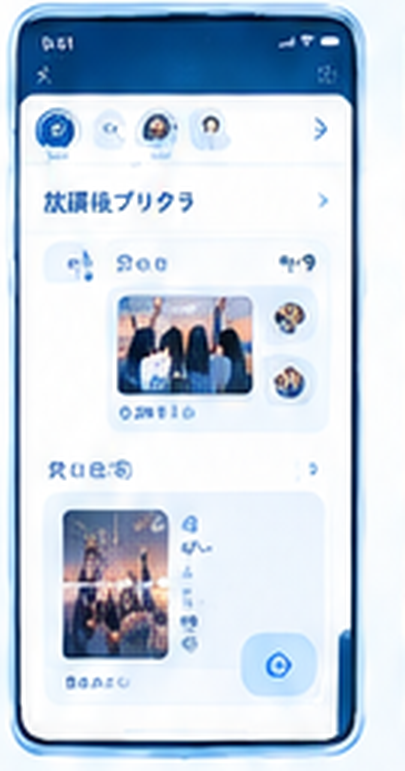
#> input picture docs/reference/poster/05-share.png, 405 x 771 px
$ python compare.py 05-share
#> lines starting #> are read from the running program, lines starting #| are printed output that depends on the picture
### tools/measure.py
"""Pixel measurements of the poster's inner phone, in percent of its screen.

Usage: python tools/measure.py 05-share [--screen X,Y,W,H] [--mock]
The box config gives a search neighborhood and scan line, never a returned box edge.
Reported edges come from the strongest actual RGB step in that neighborhood.
Photos and generated art are measured for context, but excluded from pass/fail.
"""
import argparse
import json
import os
from pathlib import Path

os.environ.setdefault('OPENBLAS_NUM_THREADS', '1')
import numpy as np
from PIL import Image

ROOT = Path(__file__).resolve().parent.parent
POSTER = ROOT / 'docs/reference/poster'
MOCK = ROOT / 'docs/mock'
ORDER = ('05-share', '08-detail', '02-camera', '01-home', '03-album-create',
         '04-decorate', '06-capsule-create', '07-capsule-done')

# Region coordinates (x, y, width, height) are percentages of the inner screen.
# Small central patches exclude captions, borders and antialiased corners.
REGIONS = {
 '05-share': {'header_top': (49, 3, 4, 2), 'header_bottom': (48, 7, 4, 1),
  'page': (95, 23, 2, 2), 'card_album': (85, 51, 2, 2),
  'card_recipient': (88, 70, 2, 2), 'chip': (9, 32, 2, 2),
  'fab': (74, 88, 2, 1), 'album_photo': (36, 42, 5, 3, True),
  'recipient_photo': (19, 73, 5, 3, True)},
 '08-detail': {'header_top': (49, 3, 4, 2), 'header_bottom': (49, 7, 4, 1),
  'page': (93, 81, 3, 2), 'icon_box': (10, 53, 2, 2),
  'title_round': (88, 20, 2, 2), 'thumbnail': (13, 41, 5, 3, True)},
 '02-camera': {'surround_top': (47, 11, 4, 2), 'surround_bottom': (47, 92, 4, 2),
  'mode_bg': (10, 74, 3, 2), 'shutter': (49, 84, 2, 2),
  'viewfinder_photo': (43, 42, 5, 3, True), 'thumbnail': (13, 83, 4, 2, True)},
 '01-home': {'primary': (47, 86, 4, 2), 'photo_sky': (47, 37, 4, 3, True),
  'photo_bottom': (45, 79, 4, 3, True)},
 '03-album-create': {'page': (95, 66, 2, 2), 'tool_fill': (15, 55, 3, 2),
  'date_bg': (91, 65, 3, 2), 'primary': (48, 94, 3, 2),
  'hero_photo': (40, 40, 5, 3, True), 'tile_photo': (14, 76, 4, 2, True)},
 '04-decorate': {'paper_top': (94, 15, 2, 2), 'paper_bottom': (94, 88, 2, 2),
  'polaroid_paper': (13, 32, 2, 2), 'primary': (48, 94, 3, 2),
  'collage_photo': (34, 40, 4, 3, True)},
 '06-capsule-create': {'header': (49, 7, 3, 2), 'page': (92, 45, 3, 2, True),
  'card': (20, 37, 3, 2), 'primary': (48, 61, 3, 2),
  'sky_photo': (80, 30, 3, 2, True)},
 '07-capsule-done': {'night_top': (47, 12, 4, 2),
  'night_mid': (12, 55, 3, 2), 'night_bottom': (12, 85, 3, 2),
  'primary': (48, 88, 4, 2), 'capsule_art': (48, 47, 4, 2, True)},
}

# Approximate ROI (x0,y0,x1,y1), plus y for left/right scans and x for top/bottom.
# ROI endpoints are SEARCH CENTERS ONLY; output always comes from pixel gradients.
# 'photo' skips color/geometry grading for generated imagery.
BOXES = {
 '05-share': {'header': ((0,0,100,11),50,50),
  'avatar_strip': ((0,11,100,20),15,50),
  'album_card': ((7,30,94,58),8,32),
  'recipient_card': ((7,65,94,94),48,80),
  'fab': ((67,82,90,92),77,87)},
 '08-detail': {'header': ((0,0,100,11),50,50),
  'title_area': ((0,11,100,34),50,20),
  'row_1': ((0,34,100,49),50,43),
  'row_2': ((0,49,100,59),50,54),
  'icon_box': ((8,50,20,56),14,53)},
 '02-camera': {'viewfinder': ((3,13,97,71),50,45,True),
  'modes': ((23,71,77,79),50,75),
  'shutter': ((39,79,61,90),50,85),
  'thumbnail': ((4,79,26,89),15,84,True)},
 '01-home': {'primary_button': ((10,82,90,90),50,86),
  'login_link': ((29,91,71,96),50,93)},
 '03-album-create': {'hero': ((4,11,96,61),50,42,True),
  'tool_row': ((5,51,71,61),37,56),
  'tile_grid': ((4,68,96,92),50,80,True),
  'primary_button': ((4,91,96,99),50,95)},
 '04-decorate': {'first_polaroid': ((8,26,83,59),48,42,True),
  'second_polaroid': ((16,65,92,94),55,79,True),
  'primary_button': ((4,91,96,99),50,95)},
 '06-capsule-create': {'header': ((0,0,100,12),50,50),
  'sky_card': ((5,14,95,82),50,47,True),
  'message_card': ((12,29,88,70),50,48),
  'primary_button': ((18,57,82,67),50,62)},
 '07-capsule-done': {'heading': ((15,24,85,36),50,30),
  'illustration': ((17,37,83,67),50,51,True),
  'primary_button': ((7,83,93,94),50,88)},
}


def rectangle(image, stem):
    """Locate bezel-to-content transitions from RGB scans, with dark fallback."""
    if stem in ('02-camera', '07-capsule-done'):
        return rectangle(np.asarray(Image.open(POSTER / '05-share.png').convert('RGB')), '05-share')
    h, w = image.shape[:2]
    if stem == '06-capsule-create':
        guesses = (38, 42, 500, None)
    else:
        guesses = (25, 22, w-56, h-28)
    def locate(axis, fixed, center, span, direction=1):
        line = image[fixed,:,:].astype(float) if axis == 0 else image[:,fixed,:].astype(float)
        n = line.shape[0]
        lo, hi = max(4,center-span), min(n-5,center+span)
        # Average colors on both sides of every candidate edge, ignoring single-pixel noise.
        scores = [(direction*(line[i+2:i+5].mean()-line[i-4:i-1].mean()),i)
                  for i in range(lo,hi)]
        return max(scores)[1]
    x0 = locate(0, round(h*.48), guesses[0], 6, 1)
    x1 = locate(0, round(h*.48), guesses[2], 7, -1)
    y0 = locate(1, round(w*.50), guesses[1], 6, 1)
    if stem == '06-capsule-create':
        return [int(x0),int(y0),int(x1-x0),int(round((x1-x0)/.445))]
    y1 = locate(1, round(w*.31), guesses[3], 8, -1)
    y1 = min(y1,h-15)
    return [int(x0),int(y0),int(x1-x0),int(y1-y0)]


# [4 lines left out: function crop_screen, not called in this run]


def sample(pixels, screen, r):
    x,y,w,h = screen
    px,py,pw,ph = r[:4]
    a,b = round(x+w*px/100),round(y+h*py/100)
    c,d = round(x+w*(px+pw)/100),round(y+h*(py+ph)/100)
    patch = pixels[max(0,b):min(pixels.shape[0],d),max(0,a):min(pixels.shape[1],c)]
    if not patch.size: return None
    return [int(round(t)) for t in patch.reshape(-1,3).mean(axis=0)]


def edge(pixels, screen, axis, anchor, center, width=8):
    """Measured edge = maximum local multi-pixel RGB step in a search interval."""
    x,y,w,h = screen
    scale = w if axis == 0 else h
    offset = x if axis == 0 else y
    at = int(round((y+h*anchor/100) if axis == 0 else (x+w*anchor/100)))
    if at < 0 or at >= pixels.shape[0 if axis == 0 else 1]: return None
    line = pixels[at,:,:] if axis == 0 else pixels[:,at,:]
    # average five adjacent rows/columns to reject small glyphs/noise
    lo_at = max(0,at-2); hi_at = min(pixels.shape[0 if axis == 0 else 1],at+3)
    line = pixels[lo_at:hi_at,:,:].mean(axis=0) if axis == 0 else pixels[:,lo_at:hi_at,:].mean(axis=1)
    line = line.astype(float)
    center_px = offset+scale*center/100
    lo=max(4,int(center_px-scale*width/100)); hi=min(len(line)-5,int(center_px+scale*width/100)+1)
    if hi<=lo: return None
    delta=np.asarray([np.linalg.norm(line[i+2:i+5].mean(axis=0)-line[i-4:i-1].mean(axis=0)) for i in range(lo,hi)])
    # Include strength so invisible edges cannot masquerade as a valid measurement.
    idx=int(delta.argmax())+lo
    return [round(100*(idx-offset)/scale,2),round(float(delta.max()),2)]


def box(pixels, screen, spec):
    approx, scan_x, scan_y, *rest = spec
    x0,y0,x1,y1=approx
    # Boundaries touching canvas are pixel-derived screen boundaries.
    values=[]; strengths=[]
    for axis,anchor,center in [(0,scan_y,x0),(1,scan_x,y0),(0,scan_y,x1),(1,scan_x,y1)]:
        if center in (0,100):
            values.append(float(center)); strengths.append(None); continue
        detected=edge(pixels,screen,axis,anchor,center,2.5 if axis==0 else 2.5)
        values.append(detected[0] if detected else None)
        strengths.append(detected[1] if detected else None)
    return {'box':values,'edge_strengths':strengths,'excluded':bool(rest and rest[0]),
            'detected':all(v is not None for v in values) and values[0]<values[2] and values[1]<values[3]}


def measure(stem, mock=False, override=None):
    path=(MOCK if mock else POSTER)/f'{stem}.png'
    pixels=np.asarray(Image.open(path).convert('RGB'))
    screen=[0,0,pixels.shape[1],pixels.shape[0]] if mock else (override or rectangle(pixels,stem))
    colors={name:{'region':list(r[:4]),'rgb':sample(pixels,screen,r),'excluded':len(r)>4 and r[4]}
            for name,r in REGIONS[stem].items()}
    boxes={name:box(pixels,screen,spec) for name,spec in BOXES[stem].items()}
    return {'stem':stem,'source':str(path.relative_to(ROOT)),'screen':screen,'colors':colors,'boxes':boxes}


# [8 lines left out: function main, not called in this run]

# [1 lines that do not run on import are left out]

### tools/compare.py
"""CIE76 comparison of poster crops against React screenshots.

python tools/compare.py 05-share [--record 1] [--report]
"""
import argparse
import json
import os
from pathlib import Path
import sys
import numpy as np
from measure import ROOT, ORDER, measure

COLOR_LIMIT = 10
EDGE_LIMIT = 2.5
PROGRESS = ROOT / 'docs/reference/progress.json'
REPORT = ROOT / 'docs/reference/measurements.md'


def lab(rgb):
    v = np.array(rgb, dtype=float) / 255
    v = np.where(v <= .04045, v / 12.92, ((v + .055) / 1.055)**2.4)
    xyz = np.array([[.4124564, .3575761, .1804375], [.2126729, .7151522, .0721750],
                    [.0193339, .1191920, .9503041]]) @ v
    t = xyz / [.95047, 1, 1.08883]
    t = np.where(t > (6/29)**3, np.cbrt(t), t / (3 * (6/29)**2) + 4/29)
    return np.array([116*t[1]-16, 500*(t[0]-t[1]), 200*(t[1]-t[2])])


def hexcolor(v):
    return '#' + ''.join(f'{int(k):02x}' for k in v) if v is not None else 'missing'


def compare(stem):
    poster, mock = measure(stem), measure(stem, mock=True)
    rows, boxes, residuals = [], [], []
    for name, a in poster['colors'].items():
        b = mock['colors'][name]
        delta = round(float(np.linalg.norm(lab(a['rgb'])-lab(b['rgb']))), 2) if a['rgb'] and b['rgb'] else None
        passed = a['excluded'] or (delta is not None and delta <= COLOR_LIMIT)
        result = 'n/a' if a['excluded'] else 'PASS' if passed else 'FAIL'
        rows.append((name, a['region'], hexcolor(a['rgb']), hexcolor(b['rgb']), delta, result))
        if not passed: residuals.append(f'color {name}: ΔE {delta} exceeds {COLOR_LIMIT}')
    for name, a in poster['boxes'].items():
        b = mock['boxes'][name]
        p, m = a['box'], b['box']
        delta = round(max(abs(u-v) for u,v in zip(p,m)),2) if a['detected'] and b['detected'] else None
        strong = all(v is None or v >= 8 for v in a['edge_strengths']+b['edge_strengths'])
        passed = a['excluded'] or (delta is not None and strong and delta <= EDGE_LIMIT)
        result = 'n/a' if a['excluded'] else 'PASS' if passed else 'FAIL'
        boxes.append((name,p,m,delta,result))
        if not passed:residuals.append(f'box {name}: delta={delta}, edge_detected={strong}')
    return {'stem':stem,'screen':poster['screen'],'colors':rows,'boxes':boxes,
            'passed':not residuals,'residuals':residuals}


def print_result(r):
    print(f"{r['stem']} screen={r['screen']} | ΔE <= {COLOR_LIMIT}; edge <= {EDGE_LIMIT}%")
    print('region | poster | mock | ΔE | pass')
    for name,_,p,m,d,s in r['colors']:print(f'{name} | {p} | {m} | {d} | {s}')
    print('box | poster % | mock % | max edge delta % | pass')
    for name,p,m,d,s in r['boxes']:print(f'{name} | {p} | {m} | {d} | {s}')
    print('RESULT:', 'PASS' if r['passed'] else 'FAIL')


def record(r, rounds):
    data=json.loads(PROGRESS.read_text(encoding='utf-8')) if PROGRESS.exists() else {'screens':[]}
    data['screens']=[s for s in data['screens'] if s['stem']!=r['stem']]
    data['screens'].append({'stem':r['stem'],'rounds':rounds,'passed':r['passed'],'residuals':r['residuals']})
    PROGRESS.parent.mkdir(parents=True,exist_ok=True)
    tmp=PROGRESS.with_suffix('.json.tmp')
    tmp.write_text(json.dumps(data,indent=2,ensure_ascii=False)+'\n',encoding='utf-8')
    os.replace(tmp,PROGRESS)


def report():
    progress=json.loads(PROGRESS.read_text(encoding='utf-8')) if PROGRESS.exists() else {'screens':[]}
    rounds={p['stem']:p['rounds'] for p in progress['screens']}
    lines=['# Measured poster and React comparison','',
      'Regenerate: `cd frontend && npm run build`; from the repo root run `python tools/shoot.py --sheet`, then `python tools/compare.py 05-share --report` (any stem regenerates the full report).',
      '',f'Thresholds: ΔE (CIE76) ≤ {COLOR_LIMIT}; each bounding-box edge ≤ {EDGE_LIMIT}% of the screen. Generated imagery is n/a.','']
    for stem in ORDER:
        try:r=compare(stem)
        except OSError as e:lines.extend([f'## {stem}',f'Missing screenshot: {e}','']);continue
        lines.extend([f'## {stem}','',f"Inner rectangle (x,y,w,h): `{r['screen']}`; result: **{'PASS' if r['passed'] else 'FAIL'}**; rounds: {rounds.get(stem,'unrecorded')}.",'',
          '| Region (% x,y,w,h) | Poster | Mock | ΔE | Pass |','|---|---|---|---:|---|'])
        for name,region,p,m,d,s in r['colors']:lines.append(f'| {name} {region} | {p} | {m} | {d} | {s} |')
        lines+=['','| Box | Poster % [left,top,right,bottom] | Mock % | Max edge delta % | Pass |','|---|---|---|---:|---|']
        for name,p,m,d,s in r['boxes']:lines.append(f'| {name} | {p} | {m} | {d} | {s} |')
        lines+=['',f"Residuals: {'; '.join(r['residuals']) if r['residuals'] else 'none'}",'']
    tmp=REPORT.with_suffix('.md.tmp')
    tmp.write_text('\n'.join(lines)+'\n',encoding='utf-8')
    os.replace(tmp,REPORT)


def main():
    ap=argparse.ArgumentParser(description=__doc__)
    ap.add_argument('stem',choices=ORDER)
    ap.add_argument('--record',type=int)
    ap.add_argument('--report',action='store_true')
    args=ap.parse_args()
    r=compare(args.stem)
#> in measure, pixels is the input picture: shape (771, 405, 3); mean R, G, B 196.9, 209.7, 223.6
#> in measure, `screen=[0,0,pixels.shape[1],pixels.shape[0]] if mock else (override or..`: screen = [20, 21, 331, 719]
#> in sample, `x,y,w,h = screen`: x = 20; y = 21; w = 331; h = 719
#> in sample, `a,b = round(x+w*px/100),round(y+h*py/100)`: a = 182; b = 43
#> in sample, `c,d = round(x+w*(px+pw)/100),round(y+h*(py+ph)/100)`: c = 195; d = 57
#> in measure, `colors={name:{'region':list(r[:4]),'rgb':sample(pixels,screen,r),'excl..`: colors = 9 items
#> the loop in box, `for axis,anchor,center in [(0,scan_y,x0),(1,scan_x,y0),(0,scan_y,x1),(..` made 4 passes
#> (x in edge, y in edge, w in edge, h in edge, scale in edge, offset in edge, at in edge, lo_at in edge) on pass 4: (20, 21, 331, 719, 719, 21, 186, 184)
#> after the loop in box, `for axis,anchor,center in [(0,scan_y,x0),(1,scan_x,y0),(0,scan_y,x1),(..`: strengths = 4 items; values = [0, 0, 100, 10.15]
#> the loop in box (call 2), `for axis,anchor,center in [(0,scan_y,x0),(1,scan_x,y0),(0,scan_y,x1),(..` made 4 passes
#> (axis, anchor, center) on passes 1, 3: (0, 50, 0), (0, 50, 100)
#> (axis, anchor, center, x in edge, y in edge, w in edge, h in edge, scale in edge) on passes 2, 4: (1, 15, 11, 20, 21, 331, 719, 719), (1, 15, 20, 20, 21, 331, 719, 719)
#> in measure, `boxes={name:box(pixels,screen,spec) for name,spec in BOXES[stem].items..`: boxes = 5 items
#> call 2 of measure, with stem = '05-share', mock = True
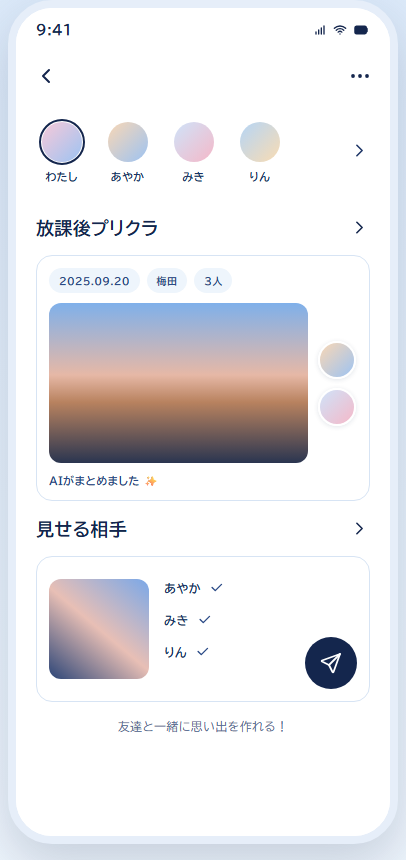
#> input picture docs/mock/05-share.png, 406 x 860 px
#> in measure, pixels is the input picture: shape (860, 406, 3); mean R, G, B 232.7, 231.7, 234.8
#> in measure (call 2), `screen=[0,0,pixels.shape[1],pixels.shape[0]] if mock else (override or..`: screen = [0, 0, 406, 860]
#> in sample (call 17), `a,b = round(x+w*px/100),round(y+h*py/100)`: a = 146; b = 361
#> in sample (call 17), `c,d = round(x+w*(px+pw)/100),round(y+h*(py+ph)/100)`: c = 166; d = 387
#> in sample (call 17), `patch = pixels[max(0,b):min(pixels.shape[0],d),max(0,a):min(pixels.sha..`:
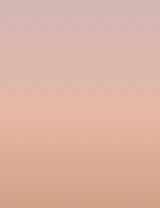
#> patch: shape (26, 20, 3) (shown 8 times larger); mean R, G, B 219.9, 178.1, 162.4
#> in sample (call 18), `a,b = round(x+w*px/100),round(y+h*py/100)`: a = 77; b = 628
#> in sample (call 18), `c,d = round(x+w*(px+pw)/100),round(y+h*(py+ph)/100)`: c = 97; d = 654
#> in sample (call 18), `patch = pixels[max(0,b):min(pixels.shape[0],d),max(0,a):min(pixels.sha..`:
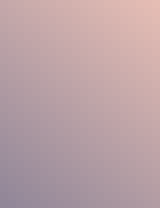
#> patch: shape (26, 20, 3) (shown 8 times larger); mean R, G, B 186.9, 161.7, 166.1
#> the loop in compare, `for name, a in poster['colors'].items():` made 9 passes
#> (name, delta, passed, result) on passes 1, 2, 4, 5, 6, 7: ('header_top', 80.33, False, 'FAIL'), ('header_bottom', 76.41, False, 'FAIL'), ('card_album', 16.05, False, 'FAIL'), ('card_recipient', 6.73, True, 'PASS'), ('chip', 6.21, True, 'PASS'), ('fab', 36.33, False, 'FAIL')
#> (name, delta, passed, result) on passes 3, 8: ('page', 3.88, True, 'PASS'), ('album_photo', 53.01, True, 'n/a')
#> the loop in compare, `for name, a in poster['boxes'].items():` made 5 passes
#> name on passes 1 to 5: 'header', 'avatar_strip', 'album_card', 'recipient_card', 'fab'
    print_result(r)
#| 05-share screen=[20, 21, 331, 719] | ΔE <= 10; edge <= 2.5%
#> the loop in print_result, `for name,_,p,m,d,s in r['colors']:print(f'{name} | {p} | {m} | {d} | {..` made 9 passes
#> (name, p, m, d, s) on passes 1 to 9: ('header_top', '#034885', '#ffffff', 80.33, 'FAIL'), ('header_bottom', '#05589b', '#ffffff', 76.41, 'FAIL'), ('page', '#fdfdfe', '#f2f6fc', 3.88, 'PASS'), ('card_album', '#cddff0', '#ffffff', 16.05, 'FAIL'), ('card_recipient', '#ecf5fe', '#ffffff', 6.73, 'PASS'), ('chip', '#edf6fe', '#ffffff', 6.21, 'PASS'), ('fab', '#91c9f8', '#ffffff', 36.33, 'FAIL'), ('album_photo', '#454b63', '#dcb2a2', 53.01, 'n/a'), ('recipient_photo', '#726274', '#bba2a6', 26.82, 'n/a')
#| header_top | #034885 | #ffffff | 80.33 | FAIL
#| header_bottom | #05589b | #ffffff | 76.41 | FAIL
#| page | #fdfdfe | #f2f6fc | 3.88 | PASS
#| card_album | #cddff0 | #ffffff | 16.05 | FAIL
#| card_recipient | #ecf5fe | #ffffff | 6.73 | PASS
#| chip | #edf6fe | #ffffff | 6.21 | PASS
#| fab | #91c9f8 | #ffffff | 36.33 | FAIL
#| album_photo | #454b63 | #dcb2a2 | 53.01 | n/a
#> (further printed lines are left out)
#> the loop in print_result, `for name,p,m,d,s in r['boxes']:print(f'{name} | {p} | {m} | {d} | {s}')` made 5 passes
#> (name, p, m, d) on passes 1 to 5: ('header', [0, 0, 100, 10.15], [0, 0, 100, 8.49], 1.66), ('avatar_strip', [0, 10.15, 100, 17.39], [0, 13.49, 100, 19.3], 3.34), ('album_card', [7.55, 31.57, 93.66, 60.22], [4.43, 27.44, 95.57, 55.47], 4.75), ('recipient_card', [6.95, 65.51, 91.84, 95.13], [4.43, 67.44, 95.57, 91.4], 3.73), ('fab', [67.07, 84.42, 88.82, 91.24], [64.29, 79.42, 87.44, 89.42], 5)
#| header | [0.0, 0.0, 100.0, 10.15] | [0.0, 0.0, 100.0, 8.49] | 1.66 | FAIL
#| avatar_strip | [0.0, 10.15, 100.0, 17.39] | [0.0, 13.49, 100.0, 19.3] | 3.34 | FAIL
#| album_card | [7.55, 31.57, 93.66, 60.22] | [4.43, 27.44, 95.57, 55.47] | 4.75 | FAIL
#| recipient_card | [6.95, 65.51, 91.84, 95.13] | [4.43, 67.44, 95.57, 91.4] | 3.73 | FAIL
#| fab | [67.07, 84.42, 88.82, 91.24] | [64.29, 79.42, 87.44, 89.42] | 5.0 | FAIL
#| RESULT: FAIL
    if args.record is not None:record(r,args.record)
    if args.report:report()
    return 0 if r['passed'] else 1

#> (the run stopped early here; a loop or call above may not have finished)
